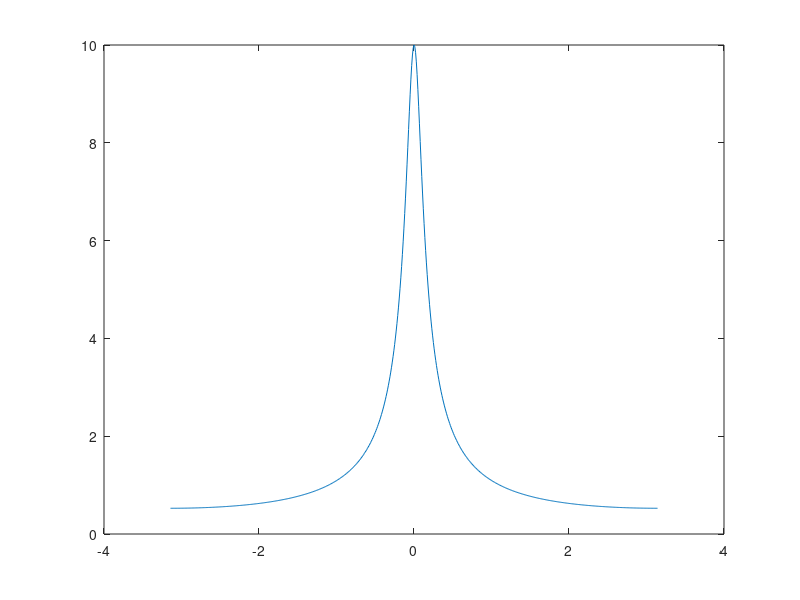
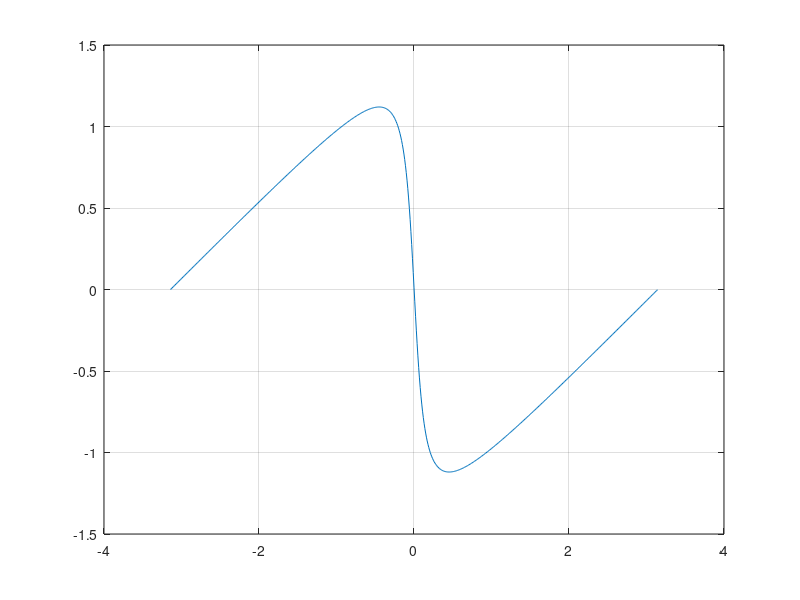

MATLAB code to generate these figures, in order:
function [  ] = tres(  )
alpha=0.9;     
w=-pi:0.01:pi;
h=1./(1-alpha.*exp(-1i*(w)));
f=pi*linspace(-1,1,length(w));
figure
plot(f,abs(h))
figure
plot(f,angle(h))
grid
end
